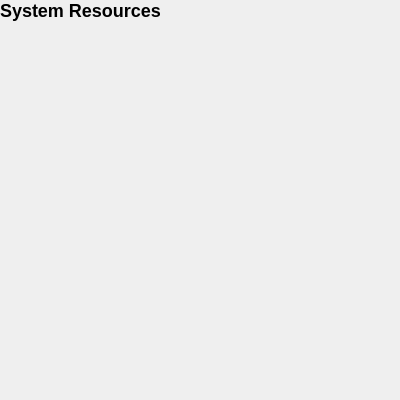
<?xml version="1.0" encoding="UTF-8"?>
<ui version="4.0">
 <class>system_resources_panel</class>
 <widget class="QWidget" name="system_resources_panel">
  <property name="geometry">
   <rect>
    <x>0</x>
    <y>0</y>
    <width>400</width>
    <height>400</height>
   </rect>
  </property>
  <property name="windowTitle">
   <string>Form</string>
  </property>
  <layout class="QVBoxLayout" name="verticalLayout">
   <property name="spacing">
    <number>10</number>
   </property>
   <property name="leftMargin">
    <number>0</number>
   </property>
   <property name="topMargin">
    <number>0</number>
   </property>
   <property name="rightMargin">
    <number>0</number>
   </property>
   <property name="bottomMargin">
    <number>0</number>
   </property>
   <item>
    <widget class="QLabel" name="title_label">
     <property name="styleSheet">
      <string notr="true">font-size: 18px; font-weight: bold;</string>
     </property>
     <property name="text">
      <string>System Resources</string>
     </property>
     <property name="alignment">
      <set>Qt::AlignmentFlag::AlignLeading|Qt::AlignmentFlag::AlignLeft|Qt::AlignmentFlag::AlignVCenter</set>
     </property>
    </widget>
   </item>
   <item>
    <widget class="QScrollArea" name="devices_scroll_area">
     <property name="frameShape">
      <enum>QFrame::Shape::NoFrame</enum>
     </property>
     <property name="widgetResizable">
      <bool>true</bool>
     </property>
     <widget class="QWidget" name="scrollAreaWidgetContents">
      <property name="geometry">
       <rect>
        <x>0</x>
        <y>0</y>
        <width>400</width>
        <height>368</height>
       </rect>
      </property>
     </widget>
    </widget>
   </item>
  </layout>
 </widget>
 <resources/>
 <connections/>
</ui>
